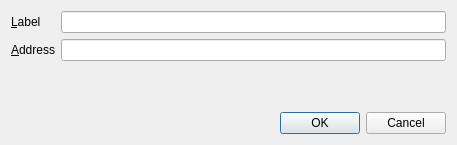
<?xml version="1.0" encoding="UTF-8"?>
<ui version="4.0">
 <class>EditAddressDialog</class>
 <widget class="QDialog" name="EditAddressDialog">
  <property name="geometry">
   <rect>
    <x>0</x>
    <y>0</y>
    <width>457</width>
    <height>145</height>
   </rect>
  </property>
  <property name="windowTitle">
   <string>Edit Address</string>
  </property>
  <property name="styleSheet">
   <string notr="true"/>
  </property>
  <layout class="QVBoxLayout" name="verticalLayout">
   <item>
    <layout class="QFormLayout" name="formLayout">
     <property name="fieldGrowthPolicy">
      <enum>QFormLayout::AllNonFixedFieldsGrow</enum>
     </property>
     <item row="0" column="0">
      <widget class="QLabel" name="label">
       <property name="text">
        <string>&amp;Label</string>
       </property>
       <property name="buddy">
        <cstring>labelEdit</cstring>
       </property>
      </widget>
     </item>
     <item row="0" column="1">
      <widget class="QLineEdit" name="labelEdit">
       <property name="toolTip">
        <string>The label associated with this address book entry</string>
       </property>
      </widget>
     </item>
     <item row="1" column="0">
      <widget class="QLabel" name="label_2">
       <property name="text">
        <string>&amp;Address</string>
       </property>
       <property name="buddy">
        <cstring>addressEdit</cstring>
       </property>
      </widget>
     </item>
     <item row="1" column="1">
      <widget class="QLineEdit" name="addressEdit">
       <property name="toolTip">
        <string>The address associated with this address book entry. This can only be modified for sending addresses.</string>
       </property>
      </widget>
     </item>
    </layout>
   </item>
   <item>
    <widget class="QDialogButtonBox" name="buttonBox">
     <property name="orientation">
      <enum>Qt::Horizontal</enum>
     </property>
     <property name="standardButtons">
      <set>QDialogButtonBox::Cancel|QDialogButtonBox::Ok</set>
     </property>
    </widget>
   </item>
  </layout>
 </widget>
 <resources/>
 <connections>
  <connection>
   <sender>buttonBox</sender>
   <signal>accepted()</signal>
   <receiver>EditAddressDialog</receiver>
   <slot>accept()</slot>
   <hints>
    <hint type="sourcelabel">
     <x>248</x>
     <y>254</y>
    </hint>
    <hint type="destinationlabel">
     <x>157</x>
     <y>274</y>
    </hint>
   </hints>
  </connection>
  <connection>
   <sender>buttonBox</sender>
   <signal>rejected()</signal>
   <receiver>EditAddressDialog</receiver>
   <slot>reject()</slot>
   <hints>
    <hint type="sourcelabel">
     <x>316</x>
     <y>260</y>
    </hint>
    <hint type="destinationlabel">
     <x>286</x>
     <y>274</y>
    </hint>
   </hints>
  </connection>
 </connections>
</ui>
